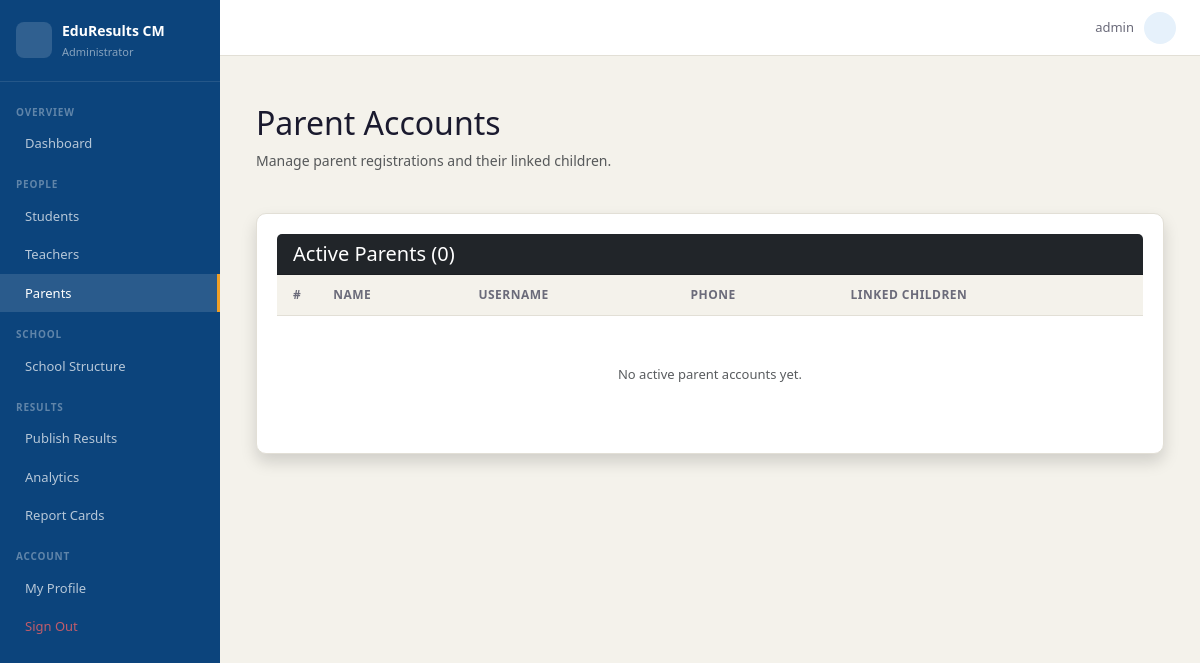
Before: /accounts/manage/parents/ (signed in) with the older database file.
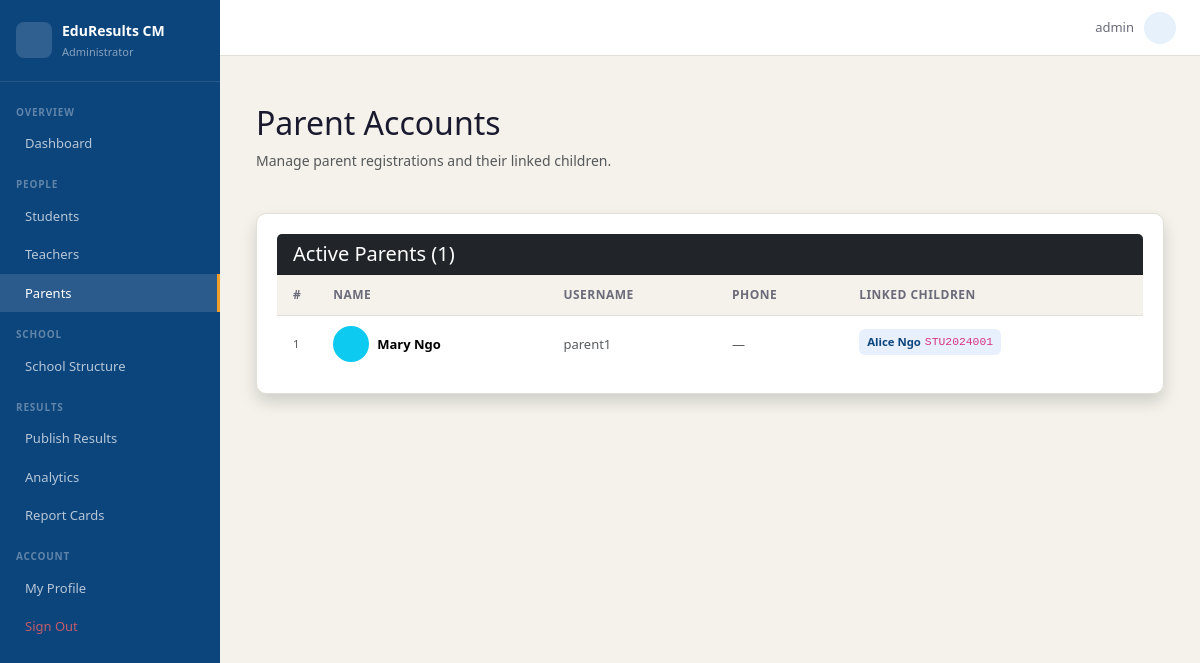
After: the same page with the newer database file.
### accounts/models.py (models this page shows, shortened)
class User(AbstractUser):
    ROLE_CHOICES = [
        ('admin',   'Administrator'),
        ('teacher', 'Teacher'),
        ('student', 'Student'),
        ('parent',  'Parent'),
    ]
    role = models.CharField(max_length=10, choices=ROLE_CHOICES, default='student')
    def is_admin(self):   return self.role == 'admin'

class Parent(models.Model):
    user         = models.OneToOneField(User, on_delete=models.CASCADE,
                                        related_name='parent_profile')
    phone_number = models.CharField(max_length=20, blank=True)
    students     = models.ManyToManyField(Student, related_name='parents', blank=True)

class Student(models.Model):
    user       = models.OneToOneField(User, on_delete=models.CASCADE,
                                      related_name='student_profile')
    matricule  = models.CharField(max_length=20, unique=True)
    date_of_birth = models.DateField(null=True, blank=True)
    photo      = models.ImageField(upload_to=student_photo_upload_to, null=True, blank=True)

### accounts/views.py (the view)
# urls.py: path('manage/parents/',  views.manage_parents,  name='manage_parents'),
@login_required
@role_required('admin')
def manage_parents(request):
    pending = User.objects.filter(role='parent', is_active=False).prefetch_related(
        'parent_profile__students__user'
    ).order_by('date_joined')
    active = User.objects.filter(role='parent', is_active=True).prefetch_related(
        'parent_profile__students__user'
    ).order_by('last_name', 'first_name')
    return render(request, 'accounts/manage/parents.html', {
        'pending_parents': pending,
        'active_parents': active,
    })

### templates/accounts/manage/parents.html (shortened to what this page needs)
{% extends 'base.html' %}
{% block nav_parents %}active{% endblock %}
{% block content %}
<div class="container mt-4">
    <div class="row mb-4 align-items-center">
        <div class="col">
            <h2>Parent Accounts</h2>
            <p class="text-muted">Manage parent registrations and their linked children.</p>
        </div>
    </div>
    <div class="card shadow">
        <div class="card-header bg-dark text-white d-flex justify-content-between align-items-center">
            <h5 class="mb-0"> Active Parents ({{ active_parents|length }})</h5>
        </div>
        <div class="card-body p-0">
            <div class="table-responsive">
                <table class="table table-hover mb-0 align-middle">
                    <thead class="table-light">
                        <tr>
                            <th style="width:40px;">#</th>
                            <th>Name</th>
                            <th>Username</th>
                            <th>Phone</th>
                            <th>Linked Children</th>
                        </tr>
                    </thead>
                    <tbody>
                        {% for parent_user in active_parents %}
                        <tr>
                            <td class="text-muted small">{{ forloop.counter }}</td>
                            <td>
                                <div class="d-flex align-items-center gap-2">
                                    <div class="rounded-circle bg-info bg-opacity-15 d-flex align-items-center justify-content-center flex-shrink-0 text-info fw-bold"
                                         style="width:36px;height:36px;font-size:.85rem;">
                                    </div>
                                    <span class="fw-bold">{{ parent_user.get_full_name|default:parent_user.username }}</span>
                                </div>
                            </td>
                            <td class="text-muted">{{ parent_user.username }}</td>
                            <td class="text-muted">{{ parent_user.parent_profile.phone_number|default:"—" }}</td>
                            <td>
                                {% for child in parent_user.parent_profile.students.all %}
                                    <div class="d-inline-flex align-items-center gap-1 me-2 mb-1 rounded px-2 py-1" style="background:#e8f0fe;">
                                        <span class="fw-semibold small" style="color:#0C447C;">{{ child.user.get_full_name }}</span>
                                        <code class="small">{{ child.matricule }}</code>
                                    </div>
                                {% empty %}
                                    <span class="text-muted small">No children linked</span>
                                {% endfor %}
                            </td>
                        </tr>
                        {% empty %}
                        <tr>
                            <td colspan="5" class="text-center py-5 text-muted">No active parent accounts yet.</td>
                        </tr>
                        {% endfor %}
                    </tbody>
                </table>
            </div>
        </div>
    </div>
</div>
{% endblock %}

Changed rows visible on the page:
added User: get_full_name "Mary Ngo", username "parent1", parent_profile.phone_number "—"
added Student: user.get_full_name "Alice Ngo", matricule "STU2024001"
Other visible differences:
{{ active_parents|length }}: "0" → "1"
text no longer shown: "No active parent accounts yet."
